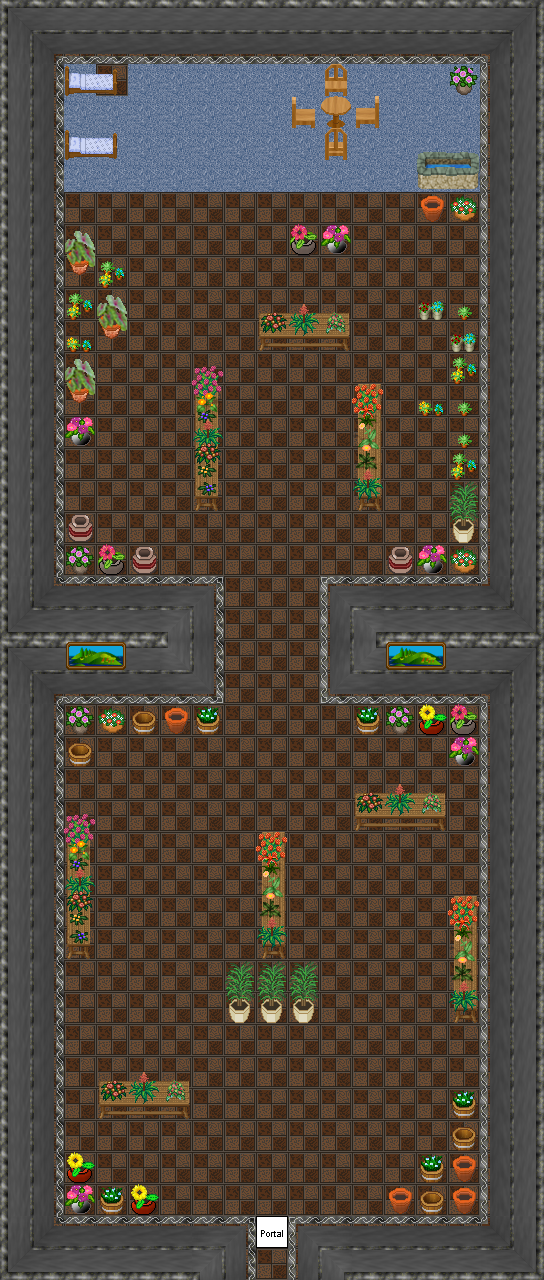

A level layout from a 2D game, rendered from its tile map. Below: a short description, then the map file with tile-grid data replaced by summaries:
An orthogonal 17x40 tile map with 32x32 px tiles, 6 tile layers (0_floor, 1_terrain, 2_object, 3_roof, ...), 2 hidden layers not drawn, 19 tilesets.

<map version="1.0" tiledversion="1.0.3" orientation="orthogonal" renderorder="right-down" width="17" height="40" tilewidth="32" tileheight="32" nextobjectid="1">
 <tileset firstgid="1" name="logic/collision" tilewidth="32" tileheight="32" tilecount="1" columns="1">
  <image source="../../tileset/logic/collision.png" width="32" height="32" />
 </tileset>
 <tileset firstgid="2" name="int_grey" tilewidth="32" tileheight="32" tilecount="121" columns="11">
  <image source="../../tileset/building/wall/int_grey.png" width="352" height="352" />
 </tileset>
 <tileset firstgid="123" name="floor_tiles" tilewidth="32" tileheight="32" tilecount="9" columns="3">
  <image source="../../tileset/ground/indoor/floor_tiles.png" width="96" height="96" />
 </tileset>
 <tileset firstgid="132" name="logic/portal" tilewidth="32" tileheight="32" tilecount="24" columns="8">
  <image source="../../tileset/logic/portal.png" width="256" height="96" />
 </tileset>
 <tileset firstgid="156" name="flowers_on_benches" tilewidth="32" tileheight="32" tilecount="10" columns="2">
  <image source="../../tileset/furniture/table/flowers_on_benches.png" width="64" height="160" />
 </tileset>
 <tileset firstgid="166" name="flowers_on_bench2" tilewidth="32" tileheight="32" tilecount="6" columns="3">
  <image source="../../tileset/furniture/table/flowers_on_bench2.png" width="96" height="64" />
 </tileset>
 <tileset firstgid="172" name="side_on_bluer" tilewidth="32" tileheight="32" tilecount="2" columns="2">
  <image source="../../tileset/furniture/bed/side_on_bluer.png" width="64" height="32" />
 </tileset>
 <tileset firstgid="174" name="wooden" tilewidth="32" tileheight="32" tilecount="5" columns="5">
  <image source="../../tileset/furniture/chair/wooden.png" width="160" height="32" />
 </tileset>
 <tileset firstgid="179" name="pale_brown_stone" tilewidth="32" tileheight="32" tilecount="4" columns="2">
  <image source="../../tileset/furniture/sink/pale_brown_stone.png" width="64" height="64" />
 </tileset>
 <tileset firstgid="183" name="large_island" tilewidth="32" tileheight="32" tilecount="2" columns="2">
  <image source="../../tileset/furniture/picture/large_island.png" width="64" height="32" />
 </tileset>
 <tileset firstgid="185" name="barrel_with_flower" tilewidth="32" tileheight="32" tilecount="2" columns="2">
  <image source="../../tileset/item/pot/barrel_with_flower.png" width="64" height="32" />
 </tileset>
 <tileset firstgid="187" name="pot_burgundy" tilewidth="32" tileheight="32" tilecount="1" columns="1">
  <image source="../../tileset/item/pot/pot_burgundy.png" width="32" height="32" />
 </tileset>
 <tileset firstgid="188" name="clay_pot" tilewidth="32" tileheight="32" tilecount="1" columns="1">
  <image source="../../tileset/item/pot/clay_pot.png" width="32" height="32" />
 </tileset>
 <tileset firstgid="189" name="flowering_plant" tilewidth="32" tileheight="32" tilecount="2" columns="2">
  <image source="../../tileset/plant/indoor/flowering_plant.png" width="64" height="32" />
 </tileset>
 <tileset firstgid="191" name="oriental_plant" tilewidth="32" tileheight="32" tilecount="2" columns="1">
  <image source="../../tileset/plant/indoor/oriental_plant.png" width="32" height="64" />
 </tileset>
 <tileset firstgid="193" name="flower_vase" tilewidth="32" tileheight="32" tilecount="3" columns="3">
  <image source="../../tileset/plant/indoor/flower_vase.png" width="96" height="32" />
 </tileset>
 <tileset firstgid="196" name="plant_potted_2" tilewidth="32" tileheight="32" tilecount="2" columns="1">
  <image source="../../tileset/plant/indoor/plant_potted_2.png" width="32" height="64" />
 </tileset>
 <tileset firstgid="198" name="small_flowerpots" tilewidth="32" tileheight="32" tilecount="4" columns="2">
  <image source="../../tileset/plant/indoor/small_flowerpots.png" width="64" height="64" />
 </tileset>
 <tileset firstgid="202" name="wooden" tilewidth="32" tileheight="32" tilecount="1" columns="1">
  <image source="../../tileset/furniture/table/wooden.png" width="32" height="32" />
 </tileset>
 <layer name="0_floor" width="17" height="40">
  <data>[680 cells, 680 non-empty, 2 distinct tile ids]</data>
 </layer>
 <layer name="1_terrain" width="17" height="40">
  <data>[680 cells, 343 non-empty, 75 distinct tile ids]</data>
 </layer>
 <layer name="2_object" width="17" height="40">
  <data>[680 cells, 4 non-empty, 2 distinct tile ids]</data>
 </layer>
 <layer name="3_roof" width="17" height="40">
  <data>[680 cells, 20 non-empty, 8 distinct tile ids]</data>
 </layer>
 <layer name="4_roof_add" width="17" height="40">
  <data>[680 cells, 0 non-empty, 0 distinct tile ids]</data>
 </layer>
 <layer name="objects" width="17" height="40">
  <data>[680 cells, 1 non-empty, 1 distinct tile ids]</data>
 </layer>
 <layer name="collision" width="17" height="40" visible="0" opacity="0.24">
  <data>[680 cells, 335 non-empty, 1 distinct tile ids]</data>
 </layer>
 <layer name="protection" width="17" height="40" visible="0" opacity="0.2">
  <data>[680 cells, 0 non-empty, 0 distinct tile ids]</data>
 </layer>
</map>
